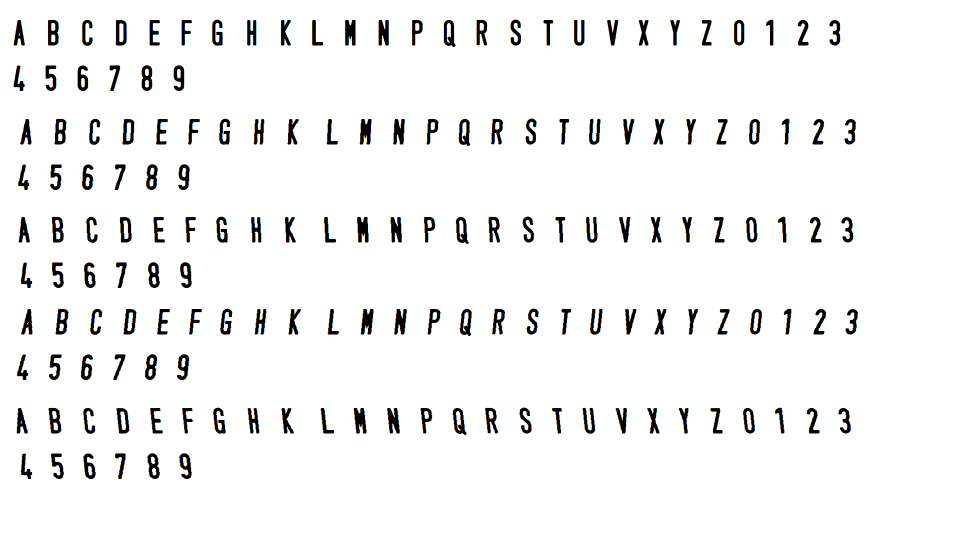
#> input picture App/training_chars.png, 1922 x 1074 px, found by its file name (shown at 1/2 size)
$ python trainkytu.py
#> lines starting #> are read from the running program, lines starting #| are printed output that depends on the picture; after the words box and inside, x2 and y2 are one past the last pixel; in counts of white or black regions, pixels touching at a corner belong together
import cv2
import os
import numpy as np

# Đọc ảnh chứa nhiều ký tự
img_path = r'C:\DATN\App\training_chars.png'  # Đảm bảo sử dụng đường dẫn đúng
img = cv2.imread(img_path, cv2.IMREAD_GRAYSCALE)
#> img: shape (1074, 1922); min 0, max 255, mean 242.9

# Tiền xử lý ảnh: làm sạch và chuyển về ảnh nhị phân
_, img_binary = cv2.threshold(img, 128, 255, cv2.THRESH_BINARY_INV)
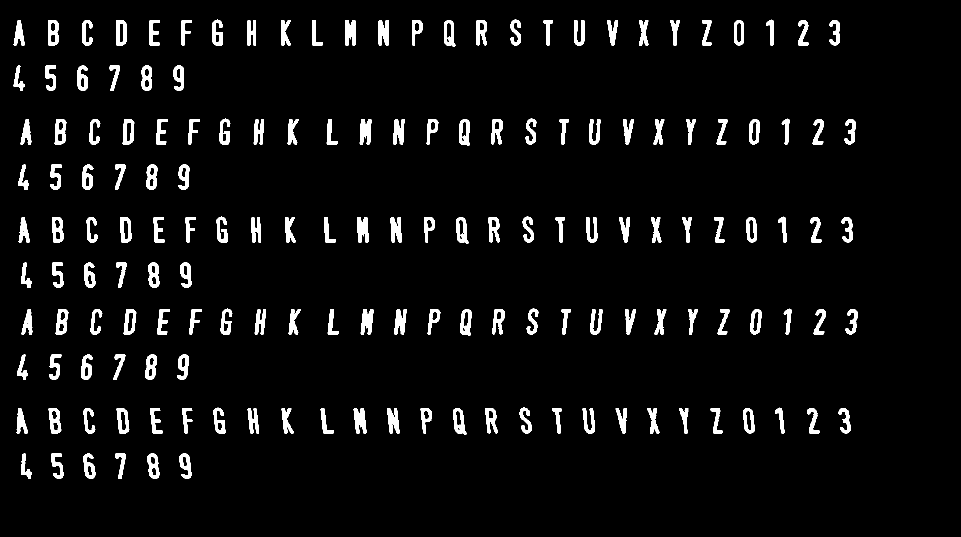
#> img_binary: shape (1074, 1922) (shown at 1/2 size); 4.8% white; 160 white regions, largest, box (x1, y1, x2, y2) and area: (690, 40, 711, 91) 898, (719, 238, 743, 289) 898, (714, 434, 737, 485) 898

# Sử dụng Canny để phát hiện biên
edges = cv2.Canny(img_binary, 100, 200)
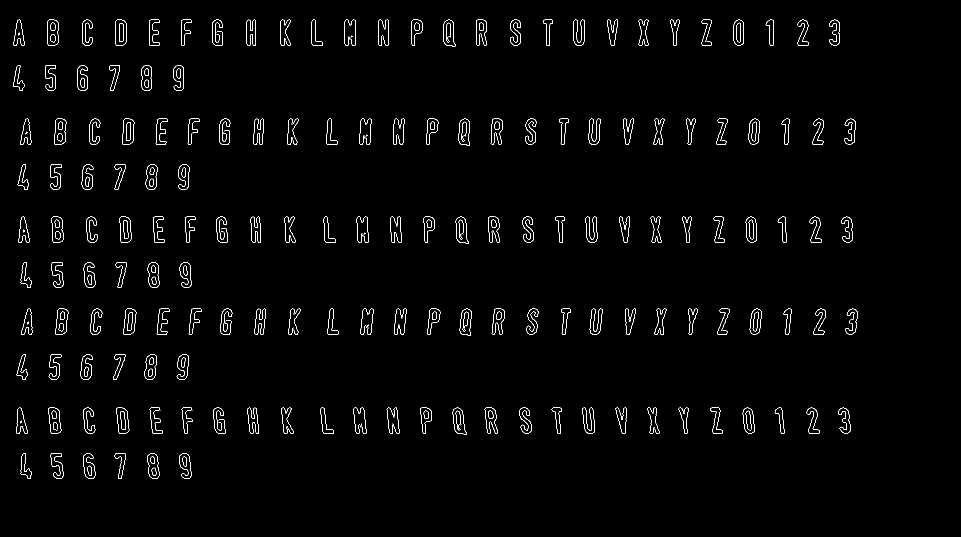
#> edges: shape (1074, 1922) (shown at 1/2 size); 1.4% white in thin lines or dots, all inside (x1, y1, x2, y2) = (26, 38, 1716, 958)

# Tìm các contour (các vùng chứa ký tự)
contours, _ = cv2.findContours(edges, cv2.RETR_EXTERNAL, cv2.CHAIN_APPROX_SIMPLE)
#> contours = 204 contours, 84 with area under 20; largest, box (x1, y1, x2, y2) and area: (239, 433, 263, 485) 1028, (231, 39, 253, 91) 1028, (246, 617, 273, 669) 1028, (244, 237, 269, 289) 1028, (232, 815, 259, 867) 1027

# Tạo thư mục để lưu ảnh con
output_folder = r'C:\DATN\App\kytu'
if not os.path.exists(output_folder):
    os.makedirs(output_folder)

# Duyệt qua các contour để cắt các ký tự
for idx, contour in enumerate(contours):
    # Vẽ hình chữ nhật bao quanh từng ký tự
    x, y, w, h = cv2.boundingRect(contour)
    if w > 5 and h > 5:  # Kiểm tra kích thước của bounding box
        # Cắt vùng chứa ký tự
        char_img = img[y:y+h, x:x+w]

        # Resize ảnh về kích thước chuẩn (28x28 pixel)
        char_img_resized = cv2.resize(char_img, (28, 28))

        # Lưu ảnh ký tự vào thư mục
        char_img_filename = os.path.join(output_folder, f'char_{idx}.png')
        cv2.imwrite(char_img_filename, char_img_resized)
#> this loop made 204 passes
#> (x, y, w, h) on passes 1 to 3: (303, 935, 10, 16), (301, 913, 9, 15), (358, 906, 25, 52)
#> pass 1, `char_img_resized = cv2.resize(char_img, (28, 28))`:
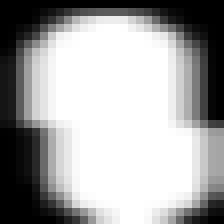
#> char_img_resized: shape (28, 28) (shown 8 times larger); min 0, max 255, mean 163.2
#> pass 2, `char_img_resized = cv2.resize(char_img, (28, 28))`:
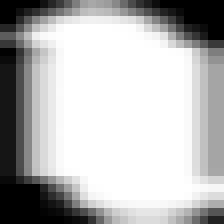
#> char_img_resized: shape (28, 28) (shown 8 times larger); min 0, max 255, mean 182.6
#> pass 3, `char_img = img[y:y+h, x:x+w]`:
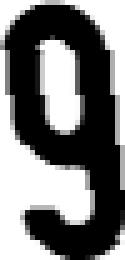
#> char_img: shape (52, 25) (shown 5 times larger); min 0, max 255, mean 119.3
#> pass 3, `char_img_resized = cv2.resize(char_img, (28, 28))`:
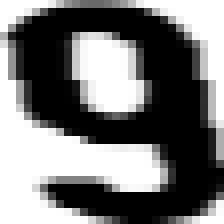
#> char_img_resized: shape (28, 28) (shown 8 times larger); min 0, max 255, mean 119.5
#> after the loop:
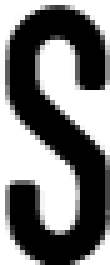
#> char_img: shape (53, 22) (shown 5 times larger); min 0, max 255, mean 124.4

print("Đã tách các ký tự và lưu vào thư mục C:\\DATN\\App\\kytu!")

import json

# Danh sách các ký tự theo thứ tự (có thể thay đổi tuỳ theo nhu cầu)
valid_chars = ['0', '1', '2', '3', '4', '5', '6', '7', '8', '9', 'A', 'B', 'C', 'D', 'E', 'F', 'G', 'H', 'I', 'J', 'K', 'L', 'M', 'N', 'O', 'P', 'Q', 'R', 'S', 'T', 'U', 'V', 'W', 'X', 'Y', 'Z']

# Gán nhãn cho các ký tự và lưu trữ dữ liệu huấn luyện
training_data = []

for idx, contour in enumerate(contours):
    x, y, w, h = cv2.boundingRect(contour)
    if w > 5 and h > 5:  # Kiểm tra kích thước của bounding box
        # Lấy ký tự từ danh sách valid_chars
        char_label = valid_chars[idx % len(valid_chars)]

        # Cắt và resize ảnh ký tự
        char_img = img[y:y+h, x:x+w]
        char_img_resized = cv2.resize(char_img, (28, 28))

        # Chuẩn hóa ảnh (0-255 -> 0-1)
        char_img_normalized = char_img_resized / 255.0

        # Flatten ảnh thành vector
        char_img_vector = char_img_normalized.flatten()

        # Thêm vào dữ liệu huấn luyện
        training_data.append({'image': char_img_vector.tolist(), 'label': char_label})
#> this loop made 204 passes
#> (x, y, w, h, char_label) on passes 1, 2, 3, 4, 5, 6, 7, 8, 15, 16, 17, 18: (303, 935, 10, 16, '0'), (301, 913, 9, 15, '1'), (358, 906, 25, 52, '2'), (294, 906, 25, 52, '3'), (229, 906, 22, 52, '4'), (166, 906, 25, 52, '5'), (101, 906, 26, 52, '6'), (41, 906, 23, 52, '7'), (1676, 815, 26, 52, 'E'), (1613, 815, 26, 52, 'F'), (1549, 815, 20, 52, 'G'), (1485, 815, 25, 52, 'H')
#> (x, y, w, h) on passes 11, 12, 51, 52, 53, 55: (784, 847, 1, 1), (722, 847, 2, 5), (586, 657, 1, 1), (734, 655, 1, 1), (586, 654, 1, 1), (734, 649, 4, 5)

# Lưu dữ liệu huấn luyện vào file JSON
with open(r'C:\DATN\App\kytu\training_data.json', 'w') as f:
    json.dump(training_data, f)

print("Tạo file huấn luyện thành công và lưu vào C:\\DATN\\App\\kytu\\training_data.json!")
